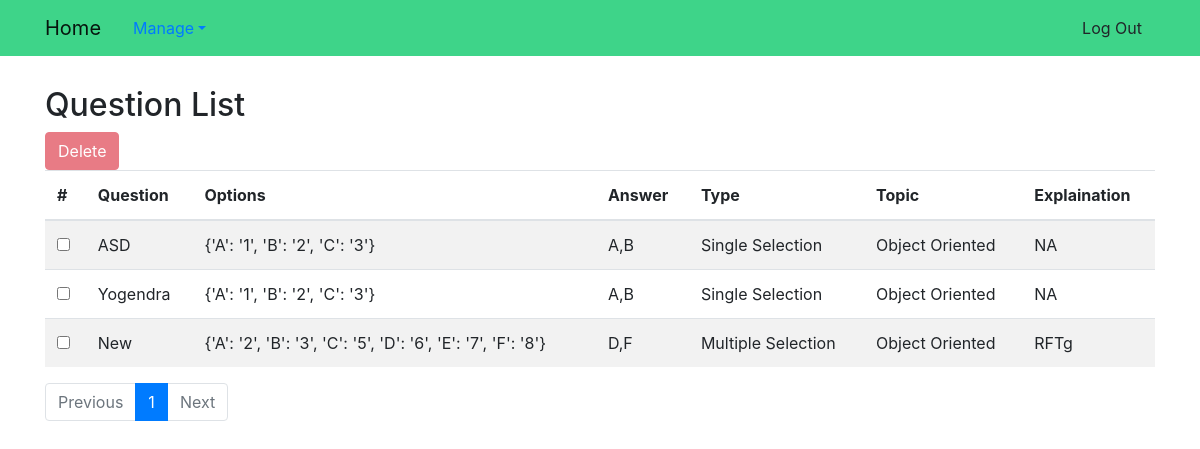
Screenshot of /questions/?exam_id=2 (signed in) with the database file from the repository.
### exam_app/models.py (models this page shows, shortened)
class Question(models.Model):
    QUESTION_TYPES = (
        ('M', 'Multiple Selection'),
        ('S', 'Single Selection')
    )
    question = models.TextField()
    options = models.TextField()  # Store Dict of applicable choices
    answer = models.TextField()  # Store List of applicable choices
    _question_type = models.CharField(max_length=1, choices=QUESTION_TYPES)
    topic = models.ForeignKey(Topic, on_delete=models.CASCADE)
    explaination = models.TextField()
    def question_type(self):
        return (dict(self.QUESTION_TYPES))[self._question_type]

class Topic(models.Model):
    name = models.CharField(max_length=1024, unique=True)
    def __str__(self):
        return self.name

### exam_app/views.py (the view)
# urls.py: url('^questions/$', views.ListQuestionView.as_view(), name='questions'),
class ListQuestionView(SuperUserRequiredMixin, ListView):
    model = models.Question
    paginate_by = 10
    def get_queryset(self):
        exam_id = self.request.GET.get("exam_id")
        if exam_id != '' and exam_id != None:
            return models.Question.objects.filter(exam=exam_id).order_by('pk')
        else:
            return models.Question.objects.all().order_by('pk')

### exam_app/views.py (called while the page is built)
    def test_func(self):
        return self.request.user.is_superuser

### exam_app/templates/exam_app/question_list.html (shortened to what this page needs)
{% extends "base.html" %}
{% block body_block %}
<h2>Question List</h2>
<div class="toolbar">
    <form id="form-btn" name="form-btn" action="/question/delete/" method="POST">
        <button id="remove" class="btn btn-danger" disabled onclick="remove()">Delete</button>
    </form>
</div>
<table id="table" class="table table-striped">
    <thead>
        <tr>
            <th scope="col" data-checkbox="true">#</th>
            <th scope="col">Question</th>
            <th scope="col">Options</th>
            <th scope="col">Answer</th>
            <th scope="col">Type</th>
            <th scope="col">Topic</th>
            <th scope="col">Explaination</th>
        </tr>
    </thead>
    <tbody>
        {% for question in question_list %}
        <tr>
            <th scope="row">
                <input type="checkbox" class="largerCheckbox" id="{{ question.pk}}" onchange="setSelection(this)">
            </th>
            <td>{{ question.question}}</td>
            <td>{{ question.options}}</td>
            <td>{{ question.answer}}</td>
            <td>{{ question.question_type}}</td>
            <td>{{ question.topic}}</td>
            <td>{{ question.explaination}}</td>
        </tr>
        {% empty %}
        <tr>
            <td colspan="7">No Question Found</td>
        </tr>
        {% endfor %}
    </tbody>
</table>
<nav aria-label="PageNavigation" class="page-nav">
    <ul class="pagination">
        {% if page_obj.has_previous %}
        <li class="page-item ">
            <a class="page-link" href="?page={{ page_obj.previous_page_number }}" tabindex="-1">Previous</a>
        </li>
        {% else %}
        <li class="page-item disabled">
            <a class="page-link" href="#" tabindex="-1">Previous</a>
        </li>
        {% endif %}
        {% for num in page_obj.paginator.page_range %}
        {% if page_obj.number == num %}
        <li class="page-item active"><a class="page-link" href="?page={{ num }}">{{num}}</a>
        </li>
        {% elif num > page_obj.number|add:'-3' and num < page_obj.number|add:'3' %}
        <li class="page-item"><a class="page-link" href="?page={{ num }}">{{num}}</a></li>
        {% endif %}
        {% endfor %}
        {% if page_obj.has_next %}
        <li class="page-item">
            <a class="page-link" href="?page={{ page_obj.next_page_number }}">Next</a>
        </li>
        {% else %}
        <li class="page-item disabled">
            <a class="page-link" href="#">Next</a>
        </li>
        {% endif %}
    </ul>
</nav>
{% endblock %}

### rows the page displays
Question: question "ASD", options "{'A': '1', 'B': '2', 'C': '3'}", answer "A,B", question_type "Single Selection", topic "Object Oriented", explaination "NA"
Question: question "Yogendra", options "{'A': '1', 'B': '2', 'C': '3'}", answer "A,B", question_type "Single Selection", topic "Object Oriented", explaination "NA"
Question: question "New", options "{'A': '2', 'B': '3', 'C': '5', 'D': '6', 'E': '7', 'F': '8'}", answer "D,F", question_type "Multiple Selection", topic "Object Oriented", explaination "RFTg"

### other values shown
{{ num }} "1"
